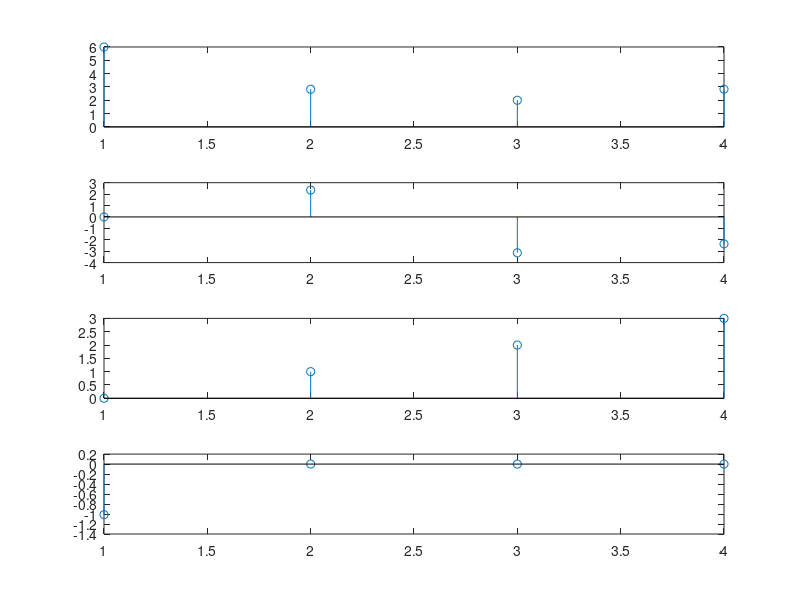

Reproduce this figure in MATLAB.
i=(-1)^0.5;
x = [0 1 2 3];
N = length(x);
W = exp(-1i*2*pi/N);
for k = 1:N
 X(k)=0.0;
 for n=1:N
 X(k)=X(k)+W^((n-1)*(k-1))*x(n);
 end
end
subplot(4,1,1)
stem(abs(X))
subplot(4,1,2)
stem(angle(X))
%similarly calculate idft
for n=1:N
 y(n)= 0.0;
 for k=1:N
 y(n)=y(n)+W^(-(n-1)*(k-1))*X(k);
 end
end
y = y/N;
subplot(4,1,3)
stem(abs(y))
subplot(4,1,4)
stem(angle(y))